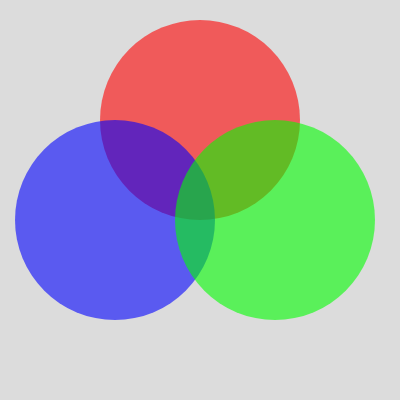
Frame 1 (no input)
Frame 60 (no input): identical to frame 1, image omitted
Frame 120 (the mouse pressed at the canvas centre since frame 60): identical to frame 1, image omitted

The p5.js sketch that drew this single still picture (run headless with seeded random() and noise() and a simulated clock; from frame 60 on, the mouse is pressed at the canvas centre):

// p5.js sketch
// ── sketch.js
function setup() {
  createCanvas(400, 400);
}

function draw() {
  background(220);
  noStroke();
  fill(255,0,0, 150);
  circle(200,120,200)
  fill(0,0,255, 150);
  circle(115,220,200)
  fill(0,255,0, 150);
  circle(275,220,200)
}
